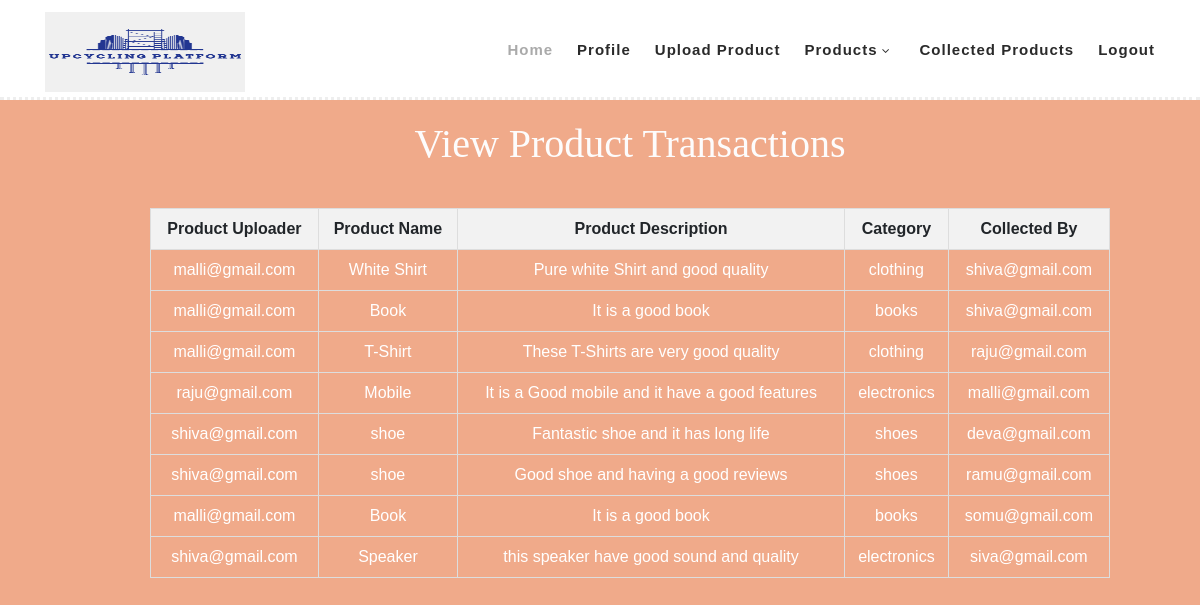
The page /producttransactions (signed in) on the database its author committed.
### app/models.py (models this page shows, shortened)
class CollectedProducts(models.Model):
    product_name = models.CharField(max_length=100)
    product_desc = models.TextField()
    product_img = models.FileField(upload_to=os.path.join('static', 'ProductImages'))
    upload_time = models.DateTimeField()
    uploaderemail = models.EmailField()
    category = models.CharField(max_length=100)
    collectedemail=models.EmailField()
    class Meta:
        db_table = "CollectedProducts"

### app/views.py (the view)
# urls.py: path('producttransactions', views.producttransactions, name='producttransactions'),
def producttransactions(request):
    login = request.session['login']
    data = CollectedProducts.objects.all()
    return render(request,'producttransactions.html',{'login':login,'data':data})

### templates/producttransactions.html (shortened to what this page needs)
{% extends "home.html" %}
{% block title %}
</head>
<body>
<div class="table-container">
    <center>  <h1 style="font-family: 'Times New Roman', Times, serif ; margin-bottom: 40px; margin-top: 80px;">View Product Transactions</h1> </center>
    <table>
        <thead>
            <tr>
                <th>Product Uploader</th>
                <th>Product Name</th>
                <th>Product Description</th>
                <th>Category</th>
                <th>Collected By</th>
            </tr>
        </thead>
        {% for i in data %}
        <tbody>
            <tr>
                <td>{{ i.uploaderemail }}</td>
                <td>{{ i.product_name }}</td>
               <td>{{ i.product_desc }}</td>
               <td>{{ i.category }}</td>
               <td>{{ i.collectedemail }}</td>
            </tr>
        </tbody>
        {% endfor %}
    </table>
</div>
{% endblock %}

### static/css/templatemo-hexashop.css (style rules this page uses)
html, body, div, span, applet, object, iframe, h1, h2, h3, h4, h5, h6, p, blockquote, div pre, a, abbr, acronym, address, big, cite, code, del, dfn, em, font, img, ins, kbd, q, s, samp, small, strike, strong, sub, sup, tt, var, b, u, i, center, dl, dt, dd, ol, ul, li, figure, header, nav, section, article, aside, footer, figcaption { margin: 0; padding: 0; border: 0; outline: 0; }
* { box-sizing: border-box; }
html, body { font-family: 'Poppins', sans-serif; font-weight: 400; background-color: #fff; font-size: 16px; -ms-text-size-adjust: 100%; -webkit-font-smoothing: antialiased; -moz-osx-font-smoothing: grayscale; }
h1, h2, h3, h4, h5, h6 { margin-top: 0px; margin-bottom: 0px; }
html, body { background: #fff; font-family: 'Poppins', sans-serif; }

### templates/producttransactions.html (style rules this page uses)
body { font-family: Arial, sans-serif; background-color: #f0aa8a; height:100vh; }
.table-container { width: 80%; margin-left: 150px; margin-top: 40px; overflow-x: auto; }
table { width: 100%; border-collapse: collapse; }
th, td { border: 1px solid #dddddd; text-align: center; padding: 8px; }
td { color: white; }
th { background-color: #f2f2f2; }
h1 { color: rgb(253, 252, 252); margin-top: 10px; text-align: center; }

### rows shown on the page
CollectedProducts: uploaderemail "malli@gmail.com", product_name "White Shirt", product_desc "Pure white Shirt and good quality", category "clothing", collectedemail "shiva@gmail.com"
CollectedProducts: uploaderemail "malli@gmail.com", product_name "Book", product_desc "It is a good book", category "books", collectedemail "shiva@gmail.com"
CollectedProducts: uploaderemail "malli@gmail.com", product_name "T-Shirt", product_desc "These T-Shirts are very good quality", category "clothing", collectedemail "raju@gmail.com"
CollectedProducts: uploaderemail "raju@gmail.com", product_name "Mobile", product_desc "It is a Good mobile and it have a good features", category "electronics", collectedemail "malli@gmail.com"
CollectedProducts: uploaderemail "shiva@gmail.com", product_name "shoe", product_desc "Fantastic shoe and it has long life", category "shoes", collectedemail "deva@gmail.com"
CollectedProducts: uploaderemail "shiva@gmail.com", product_name "shoe", product_desc "Good shoe and having a good reviews", category "shoes", collectedemail "ramu@gmail.com"
CollectedProducts: uploaderemail "malli@gmail.com", product_name "Book", product_desc "It is a good book", category "books", collectedemail "somu@gmail.com"
CollectedProducts: uploaderemail "shiva@gmail.com", product_name "Speaker", product_desc "this speaker have good sound and quality", category "electronics", collectedemail "siva@gmail.com"
